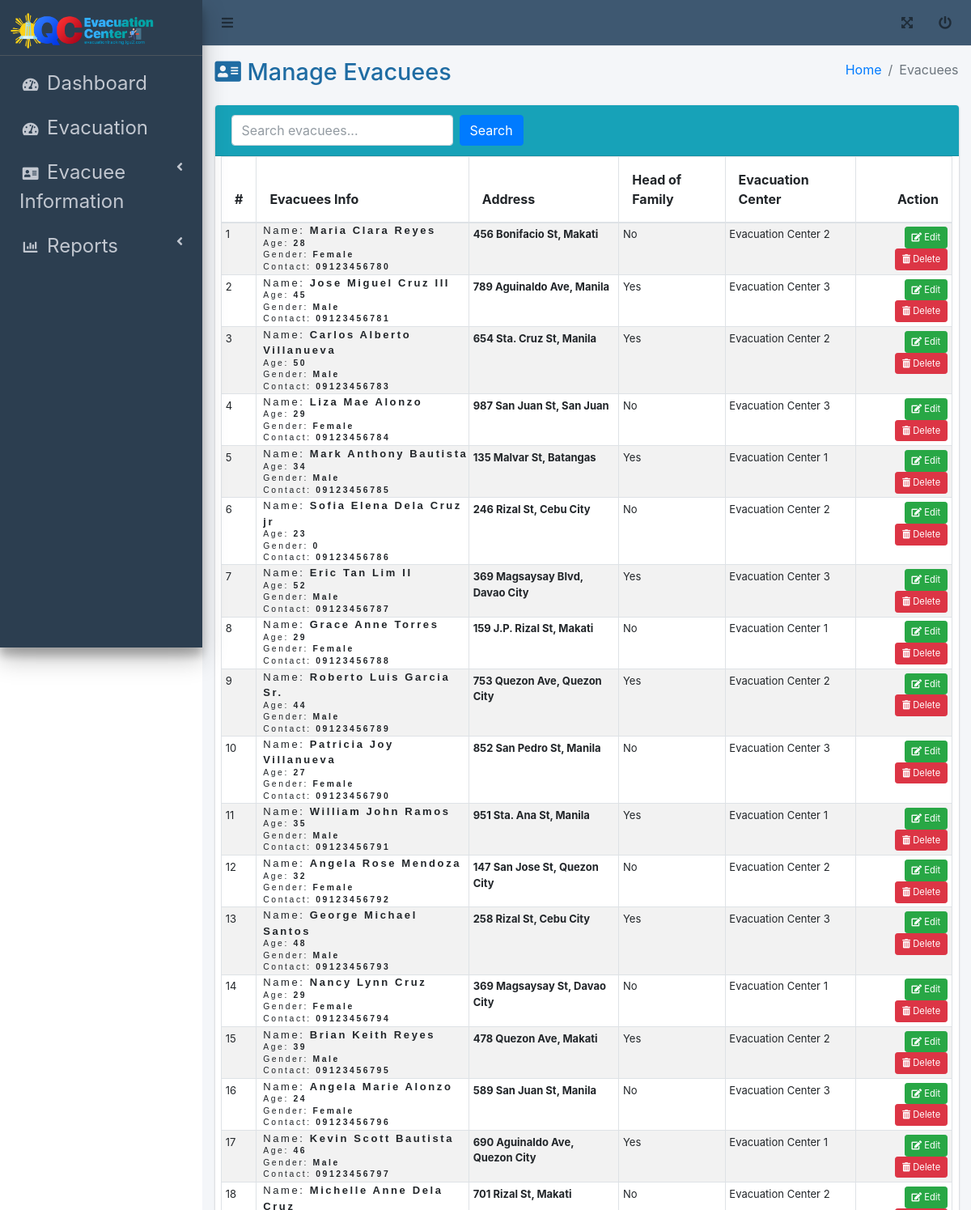
Page /admin/manage-evacuees.php (upper part) on the committed database.
### tables this page shows
CREATE TABLE `evacuees` (
  `id` int(11) NOT NULL,
  `last_name` varchar(50) NOT NULL,
  `first_name` varchar(50) NOT NULL,
  `middle_name` varchar(50) DEFAULT NULL,
  `suffix` varchar(10) DEFAULT NULL,
  `contact` varchar(15) DEFAULT NULL,
  `age` int(11) DEFAULT NULL,
  `gender` varchar(10) DEFAULT NULL,
  `address` text DEFAULT NULL,
  `head_of_family` varchar(50) DEFAULT NULL,
  `evacuation_center` varchar(100) DEFAULT NULL
);

### admin/manage-evacuees.php (the view, shortened to what this page needs)
<?php
include('../db_connection.php');
$search = isset($_GET['search']) ? mysqli_real_escape_string($conn, $_GET['search']) : '';
$query = "
SELECT
    id ,
    CONCAT(first_name, ' ', middle_name, ' ', last_name,
        CASE
            WHEN suffix IS NOT NULL AND suffix <> '' THEN CONCAT(' ', suffix)
            ELSE ''
        END) AS full_name,
    age,
    gender,
    contact,
    address,
    head_of_family,
    evacuation_center
FROM evacuees";
$result = mysqli_query($conn, $query);
?>
<!DOCTYPE html>
<html lang="en">
<head>
    <link rel="stylesheet" href="../asset/fontawesome/css/all.min.css">
    <link rel="stylesheet" href="../asset/css/adminlte.min.css">
    <link rel="stylesheet" href="../asset/css/style.css">
</head>
<body class="hold-transition sidebar-mini layout-fixed">
<div class="wrapper">
    <nav class="main-header navbar navbar-expand navbar-white navbar-light" style="background-color: rgba(62,88,113);">
        <ul class="navbar-nav">
            <li class="nav-item">
                <a class="nav-link" data-widget="pushmenu" href="index.php" role="button"><i class="fas fa-bars"></i></a>
            </li>
        </ul>
        <ul class="navbar-nav ml-auto">
            <li class="nav-item">
                <a class="nav-link" data-widget="fullscreen" href="#" role="button">
                    <i class="fas fa-expand-arrows-alt"></i>
                </a>
            </li>
            <li class="nav-item">
                <a class="nav-link" data-widget="fullscreen" href="../login.html">
                    <i class="fas fa-power-off"></i>
                </a>
            </li>
        </ul>
    </nav>
    <aside class="main-sidebar sidebar-dark-primary elevation-4" style="background-color: rgba(44,62,80);">
        <a href="index.html" class="brand-link animated swing">
            <img src="../asset/img/logo1.png" alt="DSMS Logo" width="200" style="margin-top: 50px;margin-bottom: -10px;">
        </a>
        <div class="sidebar">
            <nav class="mt-2">
            <ul class="nav nav-pills nav-sidebar flex-column" data-widget="treeview" role="menu" data-accordion="false">
                     <li class="nav-item">
                        <a href="index.php" class="nav-link">
                           <i class="nav-icon fa fa-tachometer-alt"></i>
                           <p>Dashboard</p>
                        </a>
                     </li>
                     <li class="nav-item">
                        <a href="evacuation-center.php" class="nav-link">
                           <i class="nav-icon fa fa-tachometer-alt"></i>
                           <p>Evacuation</p>
                        </a>
                     </li>
                     <li class="nav-item">
                        <a href="#" class="nav-link">
                           <i class="nav-icon fas fa-address-card"></i>
                           <p>Evacuee Information</p>
                           <i class="right fas fa-angle-left"></i>
                        </a>
                     </li>
                     <li class="nav-item">
                        <a href="#" class="nav-link">
                           <i class="nav-icon fas fa-chart-bar"></i>
                           <p>Reports</p>
                           <i class="right fas fa-angle-left"></i>
                        </a>
                     </li>
                  </ul>
            </nav>
        </div>
    </aside>
    <div class="content-wrapper">
        <div class="content-header">
            <div class="container-fluid">
                <div class="row mb-2">
                    <div class="col-sm-6">
                        <h1 class="m-0" style="color: rgb(31,108,163);"><span class="fa fa-address-card"></span> Manage Evacuees</h1>
                    </div>
                    <div class="col-sm-6">
                        <ol class="breadcrumb float-sm-right">
                            <li class="breadcrumb-item"><a href="#">Home</a></li>
                            <li class="breadcrumb-item active">Evacuees</li>
                        </ol>
                    </div>
                </div>
            </div>
        </div>
        <section class="content">
            <div class="container-fluid">
                <div class="card card-info">
                    <div class="card-header">
                        <form method="GET" class="form-inline">
                            <input type="text" name="search" class="form-control mr-2" placeholder="Search evacuees..." value="<?php echo htmlspecialchars($search); ?>">
                            <button type="submit" class="btn btn-primary">Search</button>
                        </form>
                    </div>
                    <div class="col-md-12">
                        <table id="Table1" class="table table-bordered table-striped">
                            <thead>
                            <tr>
                                <th>#</th>
                                <th>Evacuees Info</th>
                                <th>Address</th>
                                <th>Head of Family</th>
                                <th>Evacuation Center</th>
                                <th class="text-right">Action</th>
                            </tr>
                            </thead>
                            <tbody>
                            <?php
                            $counter = 1;
                            while ($row = mysqli_fetch_assoc($result)) {
                                echo "<tr>
                                    <td>{$counter}</td>
                                    <td>
                                        <p class='info'>Name: <b>{$row['full_name']}</b></p>
                                        <p class='info'><small>Age: <b>{$row['age']}</b></small></p>
                                        <p class='info'><small>Gender: <b>{$row['gender']}</b></small></p>
                                        <p class='info'><small>Contact: <b>{$row['contact']}</b></small></p>
                                    </td>
                                    <td><b>{$row['address']}</b></td>
                                    <td>{$row['head_of_family']}</td>
                                    <td>{$row['evacuation_center']}</td>
                                    <td class='text-right'>
                                        <a class='btn btn-sm btn-success' href='edit-evacuees.php?id={$row['id']}'><i class='fa fa-edit'></i> Edit</a>
                                        <a class='btn btn-sm btn-danger' href='delete-evacuee.php?id={$row['id']}' onclick='return confirm(\"Are you sure you want to delete this evacuee?\")'><i class='fa fa-trash-alt'></i> Delete</a>
                                    </td>
                                </tr>";
                                $counter ++;
                            }
                            ?>
                            </tbody>
                        </table>
                    </div>
                </div>
            </div>
        </section>
    </div>
</div>
</body>
</html>

### asset/css/style.css (style rules this page uses)
.brand-link { margin-top: -55px; }
.info { font-size: 13px !important; letter-spacing: 0.2em; margin:-5px; font-family: Arial, Helvetica, sans-serif !important; }
p { font-size: 24px; margin-bottom: 20px; }
button { padding: 10px 20px; background-color: hwb(204 58% 20%); color: rgb(238, 238, 238); border: none; border-radius: 5px; cursor: pointer; }

### admin/manage-evacuees.php (style rules this page uses)
td a.btn { font-size: 0.7rem; }
td p { padding-left: 0.5rem !important; }
th { padding: 1rem !important; }
table tr td { padding: 0.3rem !important; font-size: 13px; }

### rows in the picture
evacuees: full_name "Maria Clara Reyes", age "28", gender "Female", contact "09123456780", address "456 Bonifacio St, Makati", head_of_family "No", evacuation_center "Evacuation Center 2"
evacuees: full_name "Jose Miguel Cruz III", age "45", gender "Male", contact "09123456781", address "789 Aguinaldo Ave, Manila", head_of_family "Yes", evacuation_center "Evacuation Center 3"
evacuees: full_name "Carlos Alberto Villanueva", age "50", gender "Male", contact "09123456783", address "654 Sta. Cruz St, Manila", head_of_family "Yes", evacuation_center "Evacuation Center 2"
evacuees: full_name "Liza Mae Alonzo", age "29", gender "Female", contact "09123456784", address "987 San Juan St, San Juan", head_of_family "No", evacuation_center "Evacuation Center 3"
evacuees: full_name "Mark Anthony Bautista", age "34", gender "Male", contact "09123456785", address "135 Malvar St, Batangas", head_of_family "Yes", evacuation_center "Evacuation Center 1"
evacuees: full_name "Sofia Elena Dela Cruz jr", age "23", gender "0", contact "09123456786", address "246 Rizal St, Cebu City", head_of_family "No", evacuation_center "Evacuation Center 2"
evacuees: full_name "Eric Tan Lim II", age "52", gender "Male", contact "09123456787", address "369 Magsaysay Blvd, Davao City", head_of_family "Yes", evacuation_center "Evacuation Center 3"
evacuees: full_name "Grace Anne Torres", age "29", gender "Female", contact "09123456788", address "159 J.P. Rizal St, Makati", head_of_family "No", evacuation_center "Evacuation Center 1"
evacuees: full_name "Roberto Luis Garcia Sr.", age "44", gender "Male", contact "09123456789", address "753 Quezon Ave, Quezon City", head_of_family "Yes", evacuation_center "Evacuation Center 2"
evacuees: full_name "Patricia Joy Villanueva", age "27", gender "Female", contact "09123456790", address "852 San Pedro St, Manila", head_of_family "No", evacuation_center "Evacuation Center 3"
evacuees: full_name "William John Ramos", age "35", gender "Male", contact "09123456791", address "951 Sta. Ana St, Manila", head_of_family "Yes", evacuation_center "Evacuation Center 1"
evacuees: full_name "Angela Rose Mendoza", age "32", gender "Female", contact "09123456792", address "147 San Jose St, Quezon City", head_of_family "No", evacuation_center "Evacuation Center 2"
evacuees: full_name "George Michael Santos", age "48", gender "Male", contact "09123456793", address "258 Rizal St, Cebu City", head_of_family "Yes", evacuation_center "Evacuation Center 3"
evacuees: full_name "Nancy Lynn Cruz", age "29", gender "Female", contact "09123456794", address "369 Magsaysay St, Davao City", head_of_family "No", evacuation_center "Evacuation Center 1"
evacuees: full_name "Brian Keith Reyes", age "39", gender "Male", contact "09123456795", address "478 Quezon Ave, Makati", head_of_family "Yes", evacuation_center "Evacuation Center 2"
evacuees: full_name "Angela Marie Alonzo", age "24", gender "Female", contact "09123456796", address "589 San Juan St, Manila", head_of_family "No", evacuation_center "Evacuation Center 3"
evacuees: full_name "Kevin Scott Bautista", age "46", gender "Male", contact "09123456797", address "690 Aguinaldo Ave, Quezon City", head_of_family "Yes", evacuation_center "Evacuation Center 1"
evacuees: address "701 Rizal St, Makati", head_of_family "No", evacuation_center "Evacuation Center 2"
